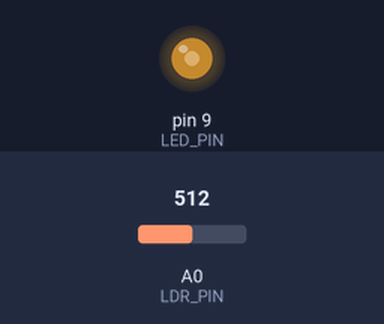
A sketch run on a simulated Arduino Uno, built with avr-gcc and run on an emulated ATmega328P. Shown: output pins drawn as LEDs (lit = HIGH). The inputs (shaded band) are chosen by the test bench; at power-on: A0 (LDR_PIN) = 512. What the sketch prints to the serial monitor is not drawn.

Above: at 1.3 s.
1.4 s: A0 (LDR_PIN) set to 716
At 2.1 s:
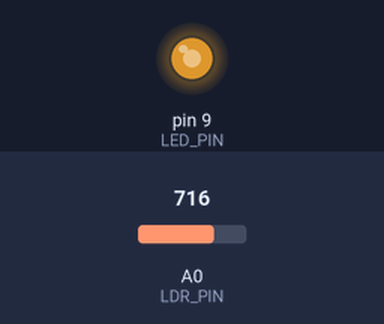
3.0 s: A0 (LDR_PIN) set to 900
At 3.3 s:
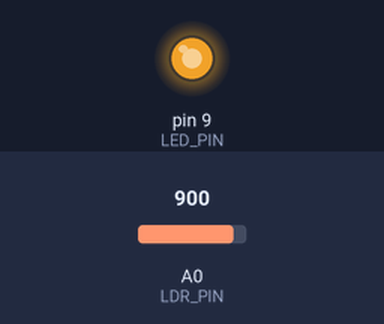
4.5 s: A0 (LDR_PIN) set to 122
At 5.7 s:
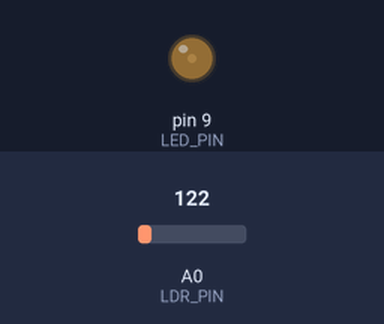
6.0 s: A0 (LDR_PIN) set to 0
At 7.0 s:
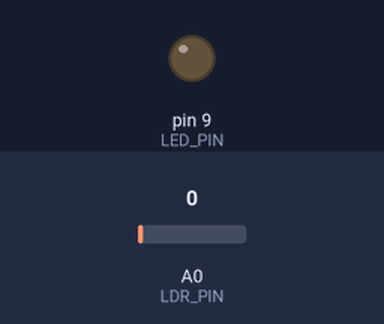
7.5 s: A0 (LDR_PIN) set to 511
At 8.2 s:
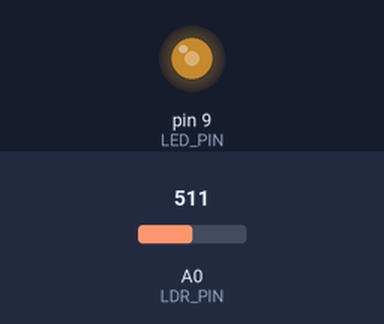
Timing chart, 0 to 10.0 s (numbered marks = the images above; inputs shaded):
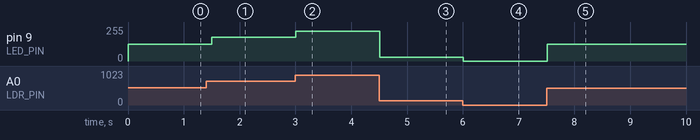

Measured:
- after the input at 1.4 s, pin 9 (LED_PIN): 127/255 → 178/255 after 0.10 s
- after the input at 3.0 s, pin 9 (LED_PIN): 178/255 → 224/255 at once
- after the input at 4.5 s, pin 9 (LED_PIN): 224/255 → 30/255 at once
- after the input at 6.0 s, pin 9 (LED_PIN): 30/255 → 0/255 at once
- after the input at 7.5 s, pin 9 (LED_PIN): 0/255 → 127/255 at once

The sketch:

cau13-quangtro-1led-sangdan.ino
```cpp
const int LDR_PIN = A0;
const int LED_PIN = 9;
int lightValue = 0;
int ledBrightness = 0;

void setup() {
  pinMode(LED_PIN, OUTPUT);
  Serial.begin(9600);
}

void loop() {
  lightValue = analogRead(LDR_PIN);
  ledBrightness = map(lightValue, 0, 1023, 0, 255);

  analogWrite(LED_PIN, ledBrightness);

  Serial.print("Giá tr? ánh sáng: ");
  Serial.print(lightValue);
  Serial.print(" -> ?? sáng LED: ");
  Serial.println(ledBrightness);

  delay(500);
}
```
